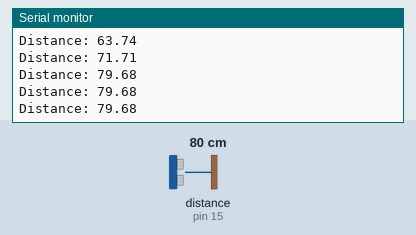
Recording of a sketch running on a simulated Arduino Uno, built with avr-gcc and run on an emulated ATmega328P. Shown: the last lines printed to the serial monitor. Wiring (inferred from the names in the program): ultrasonic range finder: trigger pin 14; echo pin 15. The test bench sets the inputs (shaded band); at power-on: distance to the obstacle (sensor on pin 15) 80 cm. The echo pulse lasts 58.3 µs per cm.

Above: at 1.2 s.
1.3 s: distance to the obstacle (sensor on pin 15) set to 120 cm
At 1.49 s:
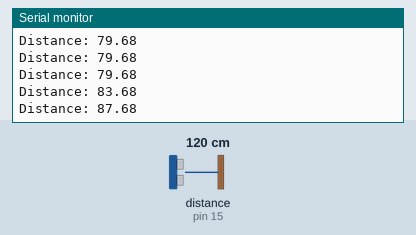
4.3 s: distance to the obstacle (sensor on pin 15) set to 2 cm
At 4.3 s:
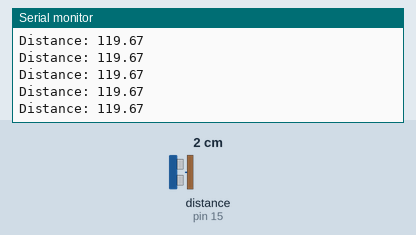
5.8 s: distance to the obstacle (sensor on pin 15) set to 299 cm
At 5.83 s:
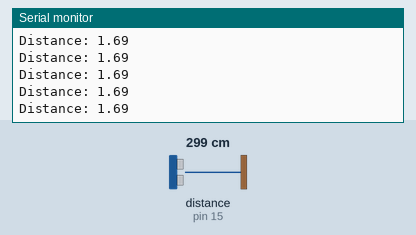
Timing chart, 0 to 8.8 s (numbered marks = the images above; inputs shaded):
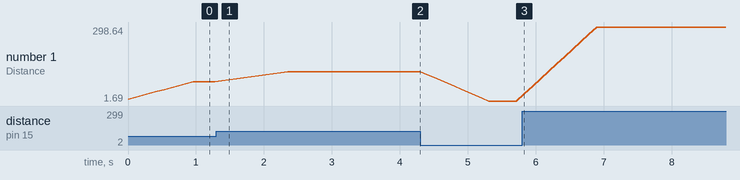

Measured:
- after the input at 1.3 s, the serial monitor: prints a new line after 0.08 s (image 1)
- plotted number 1: 79.68 → 119.67 after the input at 1.3 s, 119.67 → 1.69 after the input at 4.3 s, 1.69 → 298.63 after the input at 5.8 s

The sketch:

ultrasonic_2026_03_02_03_exp-mov-ave.ino
```cpp
// See:
// https://projecthub.arduino.cc/Isaac100/getting-started-with-the-hc-sr04-ultrasonic-sensor-7cabe1
// https://projecthub.arduino.cc/panagorko/next-level-ultrasonic-sensor-df5768
// https://www.google.com/search?q=arduino+how+to+smooth+sensor+data
// https://forum.arduino.cc/t/smooth-averaging-in-loop-simple-advice/868330
// https://forum.arduino.cc/t/smoothing-input-from-analog-accelerometer/10781/4
//

const int trig = 14;
const int echo = 15;

float duration, distance, oldest_distance, total, ave_distance;

const int num_readings = 10;
float readings[ num_readings ] = {0};
int read_index = 0;


void setup()
{
   pinMode( trig, OUTPUT );
   pinMode( echo, INPUT  );
   Serial.begin( 9600 );
}

void loop()
{
   sendPulse();

   noInterrupts();
   duration = pulseIn( echo, HIGH );
   interrupts();

   distance = ( duration * 0.0343 )/2;

   Serial.print( "Distance: " );
	//Serial.println( distance );
   Serial.println( getAverageDistance( distance ) );
	delay( 100 );


}


void sendPulse()
{
   digitalWrite( trig, LOW );
   delayMicroseconds( 2 );
   digitalWrite( trig, HIGH );
   delayMicroseconds( 10 );
   digitalWrite( trig, LOW );
}


float getAverageDistance( float newest_distance )
{
   //for( int i = 0; i < num_readings; i++ )
   //{
   //   Serial.print( readings[i] );
   //   Serial.print( " " );
   //}
   //Serial.println();

   //Serial.print( "Before: " );
   //Serial.println( readings[ read_index ] );

   oldest_distance = readings[ read_index ];
   readings[ read_index ] = newest_distance;

   //Serial.print( "After: " );
   //Serial.println( readings[ read_index ] );

   read_index = ( read_index >= ( num_readings - 1 ) ) ? 0 : read_index + 1;
   total = total - oldest_distance + newest_distance;
   ave_distance = total / num_readings;
   return ave_distance;
}
```
